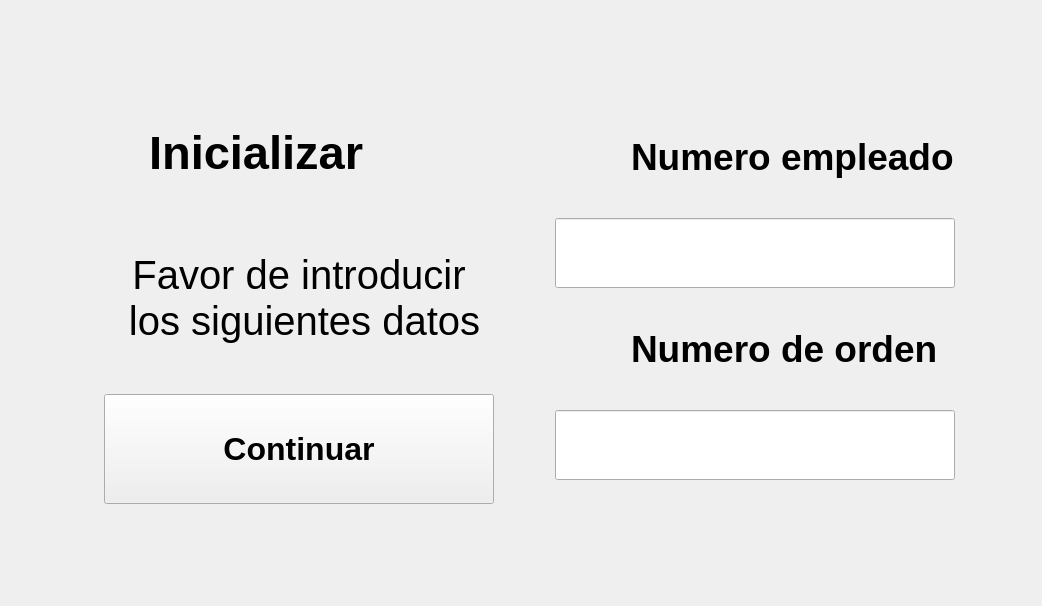
      <widget class="QWidget" name="page">
       <layout class="QGridLayout" name="gridLayout_11">
        <item row="0" column="1">
         <spacer name="verticalSpacer_8">
          <property name="orientation">
           <enum>Qt::Vertical</enum>
          </property>
          <property name="sizeType">
           <enum>QSizePolicy::Fixed</enum>
          </property>
          <property name="sizeHint" stdset="0">
           <size>
            <width>20</width>
            <height>78</height>
           </size>
          </property>
         </spacer>
        </item>
        <item row="0" column="3">
         <spacer name="verticalSpacer_11">
          <property name="orientation">
           <enum>Qt::Vertical</enum>
          </property>
          <property name="sizeHint" stdset="0">
           <size>
            <width>20</width>
            <height>91</height>
           </size>
          </property>
         </spacer>
        </item>
        <item row="1" column="0">
         <spacer name="horizontalSpacer_46">
          <property name="orientation">
           <enum>Qt::Horizontal</enum>
          </property>
          <property name="sizeType">
           <enum>QSizePolicy::Fixed</enum>
          </property>
          <property name="sizeHint" stdset="0">
           <size>
            <width>38</width>
            <height>20</height>
           </size>
          </property>
         </spacer>
        </item>
        <item row="1" column="1" colspan="3">
         <layout class="QHBoxLayout" name="horizontalLayout_50">
          <item>
           <layout class="QVBoxLayout" name="verticalLayout_15">
            <item>
             <layout class="QHBoxLayout" name="horizontalLayout_61">
              <property name="spacing">
               <number>30</number>
              </property>
              <item>
               <widget class="QLabel" name="lblTest1_18">
                <property name="minimumSize">
                 <size>
                  <width>70</width>
                  <height>70</height>
                 </size>
                </property>
                <property name="maximumSize">
                 <size>
                  <width>70</width>
                  <height>70</height>
                 </size>
                </property>
                <property name="text">
                 <string/>
                </property>
                <property name="pixmap">
                 <pixmap resource="../resources/resources.qrc">:/resources/info.png</pixmap>
                </property>
                <property name="scaledContents">
                 <bool>true</bool>
                </property>
               </widget>
              </item>
              <item>
               <widget class="QLabel" name="lblCode_42">
                <property name="minimumSize">
                 <size>
                  <width>400</width>
                  <height>100</height>
                 </size>
                </property>
                <property name="maximumSize">
                 <size>
                  <width>100</width>
                  <height>16777215</height>
                 </size>
                </property>
                <property name="font">
                 <font>
                  <pointsize>35</pointsize>
                  <weight>75</weight>
                  <bold>true</bold>
                 </font>
                </property>
                <property name="text">
                 <string>Inicializar</string>
                </property>
               </widget>
              </item>
             </layout>
            </item>
            <item>
             <layout class="QHBoxLayout" name="horizontalLayout_48">
              <property name="spacing">
               <number>30</number>
              </property>
              <item>
               <widget class="QLabel" name="label_15">
                <property name="minimumSize">
                 <size>
                  <width>500</width>
                  <height>180</height>
                 </size>
                </property>
                <property name="maximumSize">
                 <size>
                  <width>500</width>
                  <height>180</height>
                 </size>
                </property>
                <property name="font">
                 <font>
                  <pointsize>30</pointsize>
                  <weight>50</weight>
                  <bold>false</bold>
                 </font>
                </property>
                <property name="styleSheet">
                 <string notr="true"/>
                </property>
                <property name="text">
                 <string>Favor de introducir
 los siguientes datos</string>
                </property>
                <property name="alignment">
                 <set>Qt::AlignCenter</set>
                </property>
               </widget>
              </item>
             </layout>
            </item>
            <item>
             <layout class="QHBoxLayout" name="horizontalLayout_49">
              <item>
               <spacer name="horizontalSpacer_42">
                <property name="orientation">
                 <enum>Qt::Horizontal</enum>
                </property>
                <property name="sizeType">
                 <enum>QSizePolicy::Fixed</enum>
                </property>
                <property name="sizeHint" stdset="0">
                 <size>
                  <width>38</width>
                  <height>17</height>
                 </size>
                </property>
               </spacer>
              </item>
              <item>
               <widget class="QPushButton" name="btnVerificarDatos">
                <property name="minimumSize">
                 <size>
                  <width>390</width>
                  <height>110</height>
                 </size>
                </property>
                <property name="maximumSize">
                 <size>
                  <width>390</width>
                  <height>110</height>
                 </size>
                </property>
                <property name="font">
                 <font>
                  <pointsize>24</pointsize>
                  <weight>75</weight>
                  <bold>true</bold>
                 </font>
                </property>
                <property name="cursor">
                 <cursorShape>PointingHandCursor</cursorShape>
                </property>
                <property name="toolTip">
                 <string>Continuar </string>
                </property>
                <property name="styleSheet">
                 <string notr="true">QPushButton {
	
	color: rgb(255, 255, 255);
	
	background-color: rgb(37, 183, 211);
     border: 4px solid rgb(37, 183, 211); /* Borde para el QStackedWidget */
    border-radius: 25px; /* Bordes redondeados solo para el QStackedWidget */
    padding: 5px; /* Opcional: agrega espacio interno */
}

QPushButton &gt; * {
    border: none; /* Asegura que los elementos dentro del QStackedWidget no hereden el borde */
    border-radius: 0px; /* Restablece el border-radius para los elementos internos */
    background-color: transparent; /* Opción para mantener el fondo de los elementos internos */
}</string>
                </property>
                <property name="text">
                 <string>Continuar</string>
                </property>
               </widget>
              </item>
              <item>
               <spacer name="horizontalSpacer_70">
                <property name="orientation">
                 <enum>Qt::Horizontal</enum>
                </property>
                <property name="sizeType">
                 <enum>QSizePolicy::Fixed</enum>
                </property>
                <property name="sizeHint" stdset="0">
                 <size>
                  <width>38</width>
                  <height>17</height>
                 </size>
                </property>
               </spacer>
              </item>
             </layout>
            </item>
           </layout>
          </item>
          <item>
           <layout class="QVBoxLayout" name="verticalLayout_16">
            <item>
             <layout class="QHBoxLayout" name="horizontalLayout_62">
              <item>
               <widget class="QLabel" name="lblTest1_19">
                <property name="minimumSize">
                 <size>
                  <width>70</width>
                  <height>70</height>
                 </size>
                </property>
                <property name="maximumSize">
                 <size>
                  <width>70</width>
                  <height>70</height>
                 </size>
                </property>
                <property name="text">
                 <string/>
                </property>
                <property name="pixmap">
                 <pixmap resource="../resources/resources.qrc">:/resources/user.png</pixmap>
                </property>
                <property name="scaledContents">
                 <bool>true</bool>
                </property>
               </widget>
              </item>
              <item>
               <widget class="QLabel" name="label_26">
                <property name="minimumSize">
                 <size>
                  <width>400</width>
                  <height>50</height>
                 </size>
                </property>
                <property name="maximumSize">
                 <size>
                  <width>300</width>
                  <height>50</height>
                 </size>
                </property>
                <property name="font">
                 <font>
                  <pointsize>28</pointsize>
                  <weight>75</weight>
                  <bold>true</bold>
                 </font>
                </property>
                <property name="text">
                 <string>Numero empleado</string>
                </property>
               </widget>
              </item>
             </layout>
            </item>
            <item>
             <widget class="QLineEdit" name="txtNumeroEmpleado">
              <property name="minimumSize">
               <size>
                <width>400</width>
                <height>70</height>
               </size>
              </property>
              <property name="maximumSize">
               <size>
                <width>320</width>
                <height>70</height>
               </size>
              </property>
              <property name="font">
               <font>
                <pointsize>24</pointsize>
               </font>
              </property>
              <property name="text">
               <string/>
              </property>
             </widget>
            </item>
            <item>
             <layout class="QHBoxLayout" name="horizontalLayout_47">
              <item>
               <widget class="QLabel" name="lblTest1_20">
                <property name="minimumSize">
                 <size>
                  <width>70</width>
                  <height>70</height>
                 </size>
                </property>
                <property name="maximumSize">
                 <size>
                  <width>70</width>
                  <height>70</height>
                 </size>
                </property>
                <property name="text">
                 <string/>
                </property>
                <property name="pixmap">
                 <pixmap resource="../resources/resources.qrc">:/resources/edit (1).png</pixmap>
                </property>
                <property name="scaledContents">
                 <bool>true</bool>
                </property>
               </widget>
              </item>
              <item>
               <widget class="QLabel" name="label_28">
                <property name="minimumSize">
                 <size>
                  <width>400</width>
                  <height>50</height>
                 </size>
                </property>
                <property name="maximumSize">
                 <size>
                  <width>300</width>
                  <height>50</height>
                 </size>
                </property>
                <property name="font">
                 <font>
                  <pointsize>28</pointsize>
                  <weight>75</weight>
                  <bold>true</bold>
                 </font>
                </property>
                <property name="text">
                 <string>Numero de orden</string>
                </property>
               </widget>
              </item>
             </layout>
            </item>
            <item>
             <widget class="QLineEdit" name="txtNumeroOrden">
              <property name="minimumSize">
               <size>
                <width>320</width>
                <height>70</height>
               </size>
              </property>
              <property name="maximumSize">
               <size>
                <width>400</width>
                <height>70</height>
               </size>
              </property>
              <property name="font">
               <font>
                <pointsize>24</pointsize>
               </font>
              </property>
              <property name="text">
               <string/>
              </property>
             </widget>
            </item>
           </layout>
          </item>
         </layout>
        </item>
        <item row="2" column="2">
         <spacer name="verticalSpacer_12">
          <property name="orientation">
           <enum>Qt::Vertical</enum>
          </property>
          <property name="sizeHint" stdset="0">
           <size>
            <width>20</width>
            <height>91</height>
           </size>
          </property>
         </spacer>
        </item>
        <item row="2" column="3">
         <spacer name="verticalSpacer_13">
          <property name="orientation">
           <enum>Qt::Vertical</enum>
          </property>
          <property name="sizeType">
           <enum>QSizePolicy::Fixed</enum>
          </property>
          <property name="sizeHint" stdset="0">
           <size>
            <width>288</width>
            <height>40</height>
           </size>
          </property>
         </spacer>
        </item>
       </layout>
      </widget>
